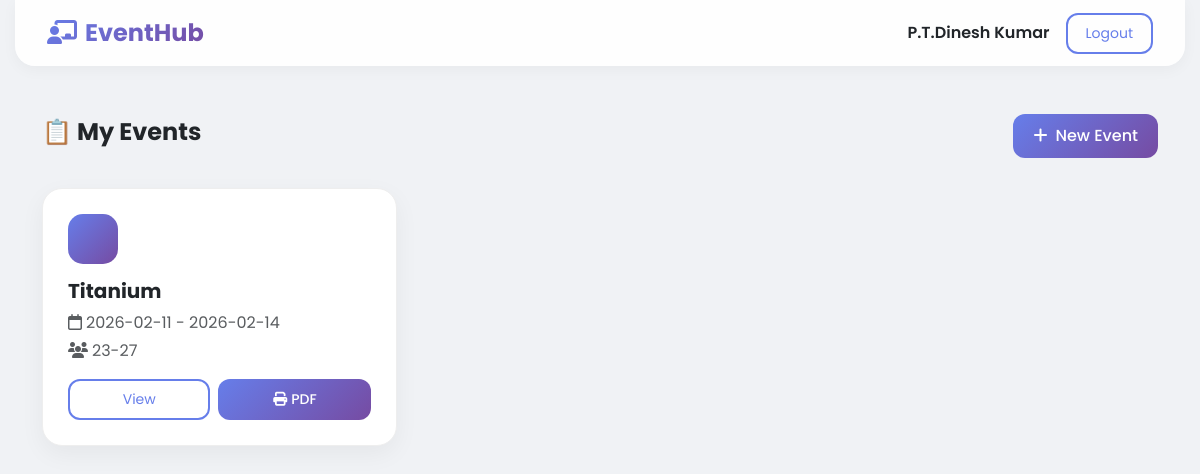
The page /dashboard (signed in) on the database as committed earlier.
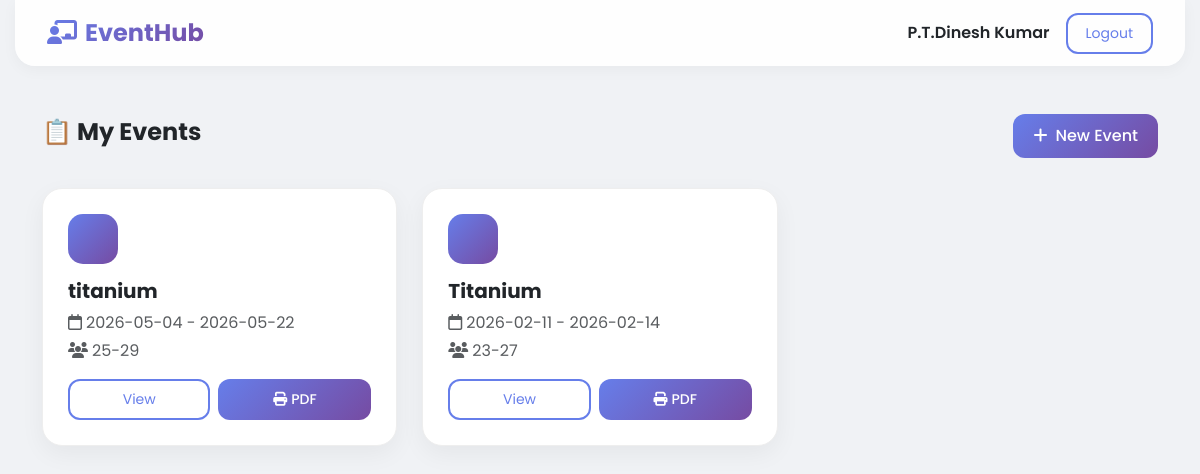
The same page on the database as committed later.
### tables this page shows
CREATE TABLE events (
            id INTEGER PRIMARY KEY AUTOINCREMENT,
            faculty_email TEXT NOT NULL,
            academic_year TEXT,
            semester TEXT,
            event_type TEXT,
            other_event_type TEXT,
            title TEXT,
            start_date TEXT,
            end_date TEXT,
            start_time TEXT,
            end_time TEXT,
            duration TEXT,
            venue TEXT,
            coordinator_name TEXT,
            coordinator_contact TEXT,
            coordinator_email TEXT,
            batch TEXT,
            flier_filename TEXT,
            permission_filename TEXT,
            chief_guest_name TEXT,
            chief_guest_designation TEXT,
            chief_guest_institution TEXT,
            chief_guest_profile_filename TEXT,
            chief_guest_url TEXT,
            created_at TIMESTAMP DEFAULT CURRENT_TIMESTAMP
        );

### app.py (the view, shortened to what this page needs)
@app.route('/dashboard')
@login_required()
def dashboard():
    if session['role'] == 'faculty':
        conn = get_db()
        events = conn.execute("SELECT * FROM events WHERE faculty_email=? ORDER BY created_at DESC",
                              (session['email'],)).fetchall()
        conn.close()
        return render_template('faculty_dashboard.html', events=events)

### app.py (called while the page is built)
def get_db():
    conn = sqlite3.connect('database.db')
    conn.row_factory = sqlite3.Row
    return conn

def login_required(role=None):
    from functools import wraps
    def decorator(f):
        @wraps(f)
        def wrapper(*args, **kwargs):
            if 'email' not in session:
                flash('Please log in first.', 'warning')
                return redirect(url_for('login'))
            if role and session.get('role') != role:
                flash('Access denied.', 'danger')
                return redirect(url_for('dashboard'))
            return f(*args, **kwargs)
        return wrapper
    return decorator

### templates/faculty_dashboard.html (shortened to what this page needs)
{% extends "base.html" %}
{% block body_content %}
<nav class="navbar navbar-expand-lg navbar-custom sticky-top">
  <div class="container-fluid">
    <a class="navbar-brand" href="#"><i class="fa-solid fa-chalkboard-user me-2"></i>EventHub</a>
    <div class="d-flex align-items-center gap-3">
        <span class="fw-semibold">{{ session.name }}</span>
        <a href="{{ url_for('logout') }}" class="btn btn-outline-grad btn-sm">Logout</a>
    </div>
  </div>
</nav>
<div class="container py-5">
    <div class="dashboard-header">
        <h4 class="fw-bold">📋 My Events</h4>
        <a href="{{ url_for('create_event') }}" class="btn btn-grad"><i class="fa-solid fa-plus me-2"></i>New Event</a>
    </div>
    {% if events %}
    <div class="event-grid">
        {% for ev in events %}
        <div class="event-card">
            <div class="icon-circle"></div>
            <h5 class="fw-bold">{{ ev.title }}</h5>
            <p class="text-muted mb-1"><i class="fa-regular fa-calendar me-1"></i>{{ ev.start_date }} - {{ ev.end_date }}</p>
            <p class="text-muted mb-3"><i class="fa-solid fa-users me-1"></i>{{ ev.batch }}</p>
            <div class="d-flex gap-2">
                <a href="{{ url_for('view_event', event_id=ev.id) }}" class="btn btn-outline-grad btn-sm flex-grow-1">View</a>
                <a href="{{ url_for('print_event', event_id=ev.id) }}" class="btn btn-grad btn-sm flex-grow-1"><i class="fa-solid fa-print me-1"></i>PDF</a>
            </div>
        </div>
        {% endfor %}
    </div>
    {% else %}
    <div class="text-center py-5">
        <i class="fa-solid fa-folder-open fs-1 text-muted"></i>
        <p class="mt-3">No events yet. Create your first event!</p>
    </div>
    {% endif %}
</div>
{% endblock %}

### templates/base.html (shortened to what this page needs)
<!DOCTYPE html>
<html lang="en">
<head>
    <link href="https://cdn.jsdelivr.net/npm/bootstrap@5.3.0/dist/css/bootstrap.min.css" rel="stylesheet">
    <link rel="stylesheet" href="https://cdnjs.cloudflare.com/ajax/libs/font-awesome/6.4.0/css/all.min.css">
</head>
<body>
    {% block body_content %}{% endblock %}
</body>
</html>

### templates/base.html (style rules this page uses)
:root { --primary-gradient: linear-gradient(135deg, #667eea 0%, #764ba2 100%); --sidebar-width: 260px; --bg-light: #f8f9fc; --glass-bg: rgba(255,255,255,0.85); --card-shadow: 0 10px 30px rgba(0,0,0,0.08); --hover-shadow: 0 15px 35px rgba(0,0,0,0.12); }
* { font-family: 'Poppins', sans-serif; }
body { background: #f0f2f5; min-height: 100vh; }
.btn-grad { background: var(--primary-gradient); border: none; color: white; font-weight: 500; border-radius: 12px; padding: 10px 20px; transition: all 0.3s ease; }
.btn-outline-grad { background: transparent; border: 2px solid #667eea; color: #667eea; border-radius: 12px; padding: 8px 18px; transition: all 0.3s; }
.navbar-custom { background: rgba(255,255,255,0.9); backdrop-filter: blur(10px); box-shadow: 0 4px 15px rgba(0,0,0,0.04); border-radius: 0 0 20px 20px; margin: 0 15px; padding: 10px 20px; }
.navbar-brand { font-weight: 700; background: var(--primary-gradient); -webkit-background-clip: text; -webkit-text-fill-color: transparent; background-clip: text; font-size: 1.5rem; }
.dashboard-header { display: flex; justify-content: space-between; align-items: center; margin-bottom: 30px; }
.event-grid { display: grid; grid-template-columns: repeat(auto-fill, minmax(320px, 1fr)); gap: 25px; }
.event-card { background: white; border-radius: 20px; padding: 25px; box-shadow: 0 8px 25px rgba(0,0,0,0.05); transition: all 0.3s ease; border: 1px solid #eee; }
.event-card .icon-circle { width: 50px; height: 50px; border-radius: 15px; background: var(--primary-gradient); display: flex; align-items: center; justify-content: center; color: white; font-size: 1.3rem; margin-bottom: 15px; }

Rows that differ between the two databases and show on the page:
added events: title "titanium", start_date "2026-05-04", end_date "2026-05-22", batch "25-29"
